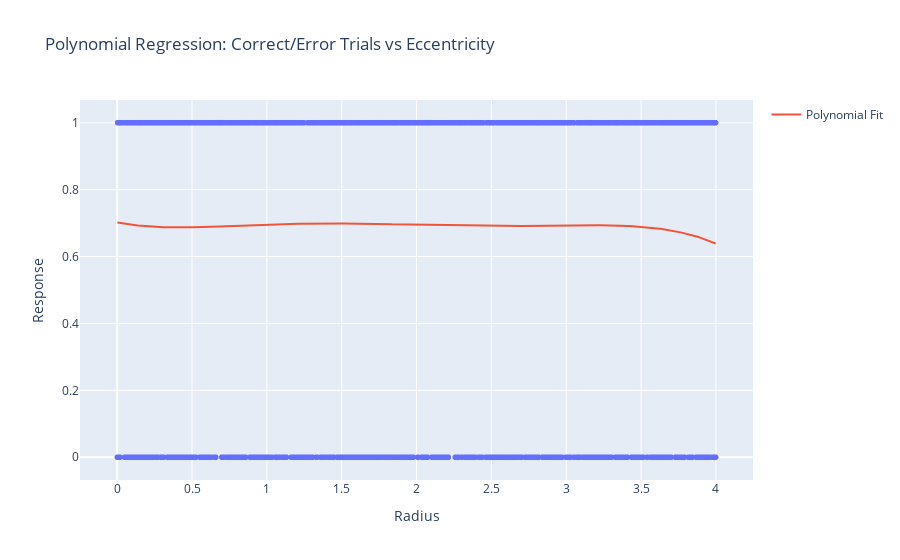

The notebook cell this image was saved under:
### Markdown cell above
### Eccentricity

### Code cell
# Predict correct trials by reaction time
df = pd.DataFrame(trial_data)

# Convert 'Response' column to numeric (True -> 1, False -> 0)
df['Response'] = df['Response'].astype(int)

# Define the predictor and target variables
X = df[['Radius']]
y = df['Response']

# Transform the predictor variable into polynomial features
poly = PolynomialFeatures(degree=5)  # You can change the degree to fit higher order polynomials
X_poly = poly.fit_transform(X)

# Perform polynomial regression
model = LinearRegression()
model.fit(X_poly, y)

# Predict values
df['Predicted'] = model.predict(X_poly)

# Sort the DataFrame by 'Radius' for smooth plotting
df_sorted = df.sort_values(by='Radius')

# Visualization with Plotly
fig = px.scatter(df, x='Radius', y='Response', title='Polynomial Regression: Correct/Error Trials vs Eccentricity')
fig.add_trace(go.Scatter(x=df_sorted['Radius'], y=df_sorted['Predicted'], mode='lines', name='Polynomial Fit'))


# Show plot
fig.show()

### Figure 1 — Plotly figure (JSON) as saved in the notebook; plotly's stock layout.template omitted (floating-point values rounded to 4 significant figures; data arrays with more than 128 entries replaced by an {"elided": "..."} marker saying what was removed)
{"data": [{"hovertemplate": "Radius=%{x}<br>Response=%{y}<extra></extra>", "legendgroup": "", "marker": {"color": "#636efa", "symbol": "circle"}, "mode": "markers", "name": "", "showlegend": false, "type": "scattergl", "x": {"elided": "1794 float values"}, "xaxis": "x", "y": {"elided": "1794 int values"}, "yaxis": "y"}, {"mode": "lines", "name": "Polynomial Fit", "type": "scatter", "x": {"elided": "1794 float values"}, "y": {"elided": "1794 float values"}}], "layout": {"legend": {"tracegroupgap": 0}, "title": {"text": "Polynomial Regression: Correct/Error Trials vs Eccentricity"}, "xaxis": {"anchor": "y", "domain": [0, 1], "title": {"text": "Radius"}}, "yaxis": {"anchor": "x", "domain": [0, 1], "title": {"text": "Response"}}}}
